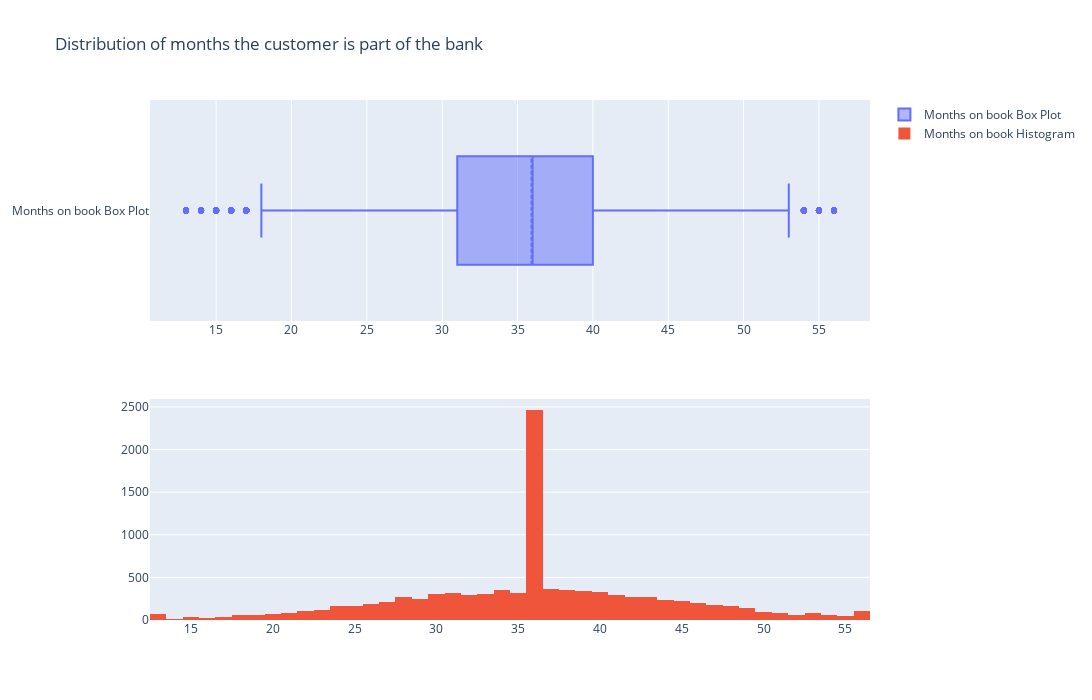

Write notebook code for a chart like this one.
### Code cell
#%%

# How longer the customer is part of the bank proportion
fig = make_subplots(rows=2, cols=1)

tr1=go.Box(x=df['Months_on_book'],name='Months on book Box Plot',boxmean=True)
tr2=go.Histogram(x=df['Months_on_book'],name='Months on book Histogram')

fig.add_trace(tr1,row=1,col=1)
fig.add_trace(tr2,row=2,col=1)

fig.update_layout(height=700, width=1200, title_text="Distribution of months the customer is part of the bank")
fig.show()

### Figure 1 — Plotly figure (JSON) as saved in the notebook; plotly's stock layout.template omitted (floating-point values rounded to 4 significant figures; data arrays with more than 128 entries replaced by an {"elided": "..."} marker saying what was removed)
{"data": [{"boxmean": true, "name": "Months on book Box Plot", "type": "box", "x": {"elided": "10127 int values"}, "xaxis": "x", "yaxis": "y"}, {"name": "Months on book Histogram", "type": "histogram", "x": {"elided": "10127 int values"}, "xaxis": "x2", "yaxis": "y2"}], "layout": {"height": 700, "title": {"text": "Distribution of months the customer is part of the bank"}, "width": 1200, "xaxis": {"anchor": "y", "domain": [0, 1]}, "xaxis2": {"anchor": "y2", "domain": [0, 1]}, "yaxis": {"anchor": "x", "domain": [0.575, 1]}, "yaxis2": {"anchor": "x2", "domain": [0, 0.425]}}}
